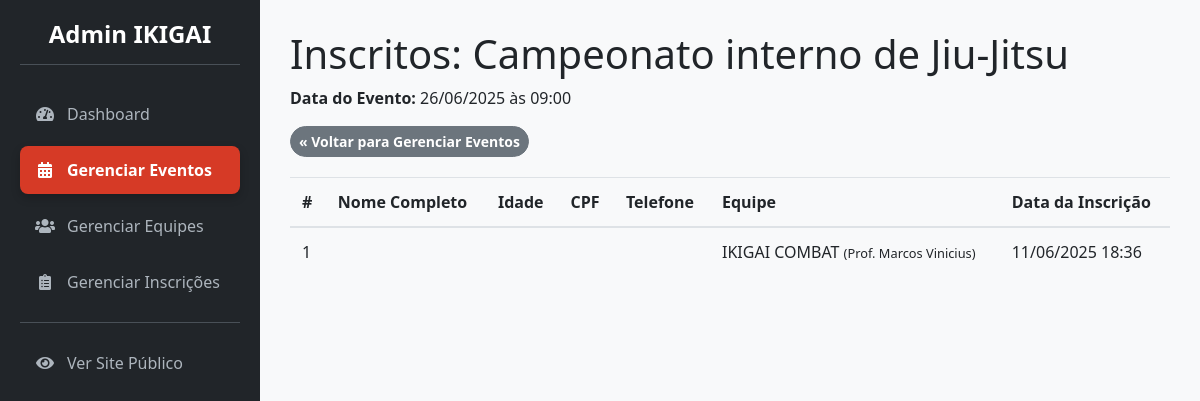
/admin/eventos/2/inscricoes (signed in), run on an earlier commit of the app's database.
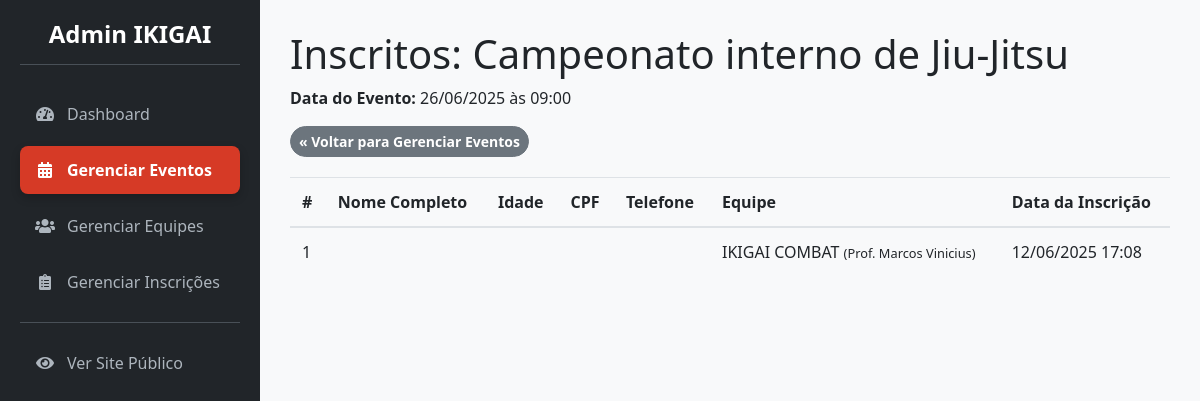
And on a later commit of the database.
### app/models.py (models this page shows, shortened)
class Inscricao(db.Model):
    __tablename__ = 'inscricoes'
    id = db.Column(db.Integer, primary_key=True)
    data_inscricao = db.Column(db.DateTime, default=datetime.utcnow)
    status = db.Column(db.String(20), nullable=False, default='Pendente')
    user_id = db.Column(db.Integer, db.ForeignKey('users.id'), nullable=False)
    evento_id = db.Column(db.Integer, db.ForeignKey('eventos.id'), nullable=False)
    equipe_id = db.Column(db.Integer, db.ForeignKey('equipes.id'), nullable=False)

class Equipe(db.Model):
    __tablename__ = 'equipes'
    id = db.Column(db.Integer, primary_key=True)
    nome_equipe = db.Column(db.String(100), nullable=False, unique=True)
    professor_responsavel = db.Column(db.String(100), nullable=False)
    inscricoes = db.relationship('Inscricao', backref='equipe', lazy=True)

### app/admin/routes.py (the view)
@bp.route('/eventos/<int:evento_id>/inscricoes')
@admin_required
def listar_inscricoes_evento(evento_id):
    evento = Evento.query.get_or_404(evento_id)
    inscricoes = Inscricao.query.filter_by(evento_id=evento.id).order_by(Inscricao.data_inscricao).all()
    return render_template('admin/admin_listar_inscricoes_evento.html', evento=evento, inscricoes=inscricoes)

### app/__init__.py (called while the page is built)
@login_manager.user_loader
def load_user(user_id):
    return models.User.query.get(int(user_id))

### app/admin/routes.py (called while the page is built)
@bp.before_request
def before_request_handler():
    if current_app.config.get('DEBUG') and not current_user.is_authenticated:
        user = User.query.first()
        if user:
            login_user(user)

### app/templates/admin/admin_listar_inscricoes_evento.html (shortened to what this page needs)
{% extends 'admin/admin_base.html' %}
{% block page_title %}Inscritos: {{ evento.nome_evento }}{% endblock %}
{% block content %}
<p><strong>Data do Evento:</strong> {{ evento.data_hora_evento.strftime('%d/%m/%Y às %H:%M') }}</p>
<a href="{{ url_for('admin.gerenciar_eventos') }}" class="btn btn-secondary btn-sm" style="margin-bottom:20px;">&laquo; Voltar para Gerenciar Eventos</a>
{% if inscricoes %}
    <table class="table">
        <thead>
            <tr>
                <th>#</th>
                <th>Nome Completo</th>
                <th>Idade</th>
                <th>CPF</th>
                <th>Telefone</th>
                <th>Equipe</th>
                <th>Data da Inscrição</th>
            </tr>
        </thead>
        <tbody>
            {% for inscricao in inscricoes %}
            <tr>
                <td>{{ loop.index }}</td>
                <td>{{ inscricao.nome_participante }} {{ inscricao.sobrenome_participante }}</td>
                <td>{{ inscricao.idade }}</td>
                <td>{{ inscricao.cpf }}</td>
                <td>{{ inscricao.telefone }}</td>
                <td>
                    {% if inscricao.equipe %}
                        {{ inscricao.equipe.nome_equipe }}
                        <small>(Prof. {{ inscricao.equipe.professor_responsavel }})</small>
                    {% else %}
                        Equipe não informada
                    {% endif %}
                </td>
                <td>{{ inscricao.data_inscricao.strftime('%d/%m/%Y %H:%M') }}</td>
            </tr>
            {% endfor %}
        </tbody>
    </table>
{% else %}
    <p>Nenhum participante inscrito neste evento ainda.</p>
{% endif %}
{% endblock %}

What changed in the data, as far as the page shows it:
changed Inscricao "IKIGAI COMBAT": data_inscricao "11/06/2025 18:36" → "12/06/2025 17:08"
